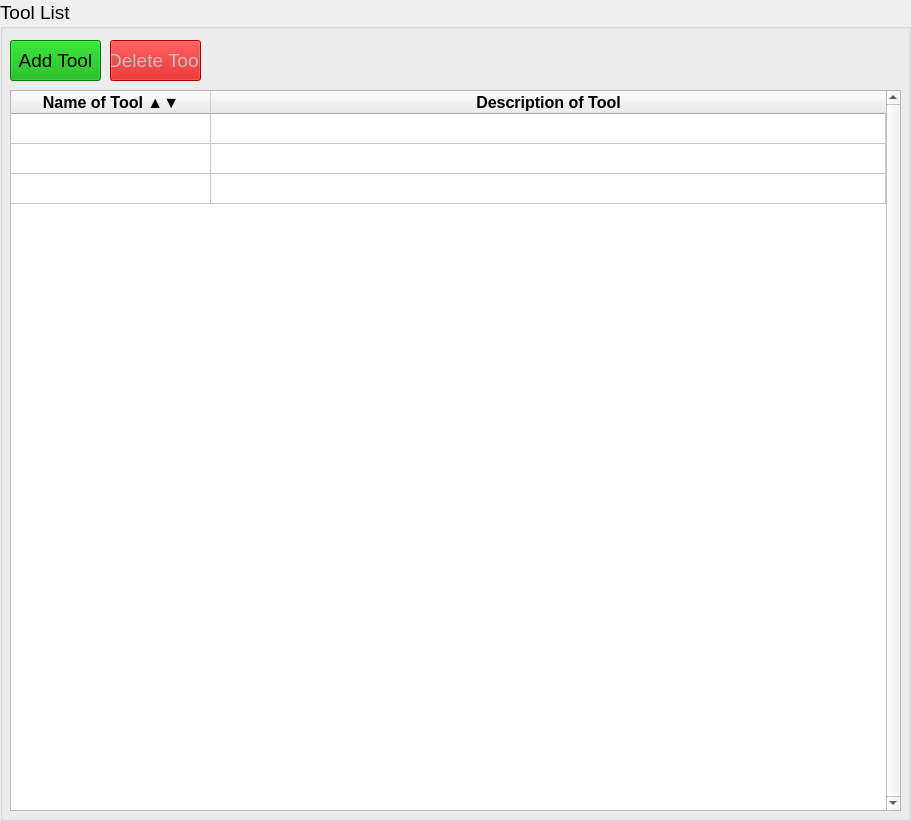
       <widget class="QGroupBox" name="groupBox_9">
        <property name="geometry">
         <rect>
          <x>10</x>
          <y>0</y>
          <width>911</width>
          <height>821</height>
         </rect>
        </property>
        <property name="font">
         <font>
          <family>Arial</family>
          <pointsize>14</pointsize>
         </font>
        </property>
        <property name="title">
         <string>Tool List</string>
        </property>
        <widget class="QTableWidget" name="toolsTable">
         <property name="geometry">
          <rect>
           <x>10</x>
           <y>90</y>
           <width>891</width>
           <height>721</height>
          </rect>
         </property>
         <property name="sizePolicy">
          <sizepolicy hsizetype="Expanding" vsizetype="Expanding">
           <horstretch>0</horstretch>
           <verstretch>0</verstretch>
          </sizepolicy>
         </property>
         <property name="font">
          <font>
           <family>Arial</family>
           <pointsize>12</pointsize>
          </font>
         </property>
         <property name="verticalScrollBarPolicy">
          <enum>Qt::ScrollBarAlwaysOn</enum>
         </property>
         <property name="horizontalScrollBarPolicy">
          <enum>Qt::ScrollBarAlwaysOff</enum>
         </property>
         <property name="sizeAdjustPolicy">
          <enum>QAbstractScrollArea::AdjustToContents</enum>
         </property>
         <property name="autoScroll">
          <bool>true</bool>
         </property>
         <property name="sortingEnabled">
          <bool>true</bool>
         </property>
         <attribute name="horizontalHeaderCascadingSectionResizes">
          <bool>true</bool>
         </attribute>
         <attribute name="horizontalHeaderDefaultSectionSize">
          <number>200</number>
         </attribute>
         <attribute name="horizontalHeaderStretchLastSection">
          <bool>true</bool>
         </attribute>
         <attribute name="verticalHeaderVisible">
          <bool>false</bool>
         </attribute>
         <row>
          <property name="text">
           <string/>
          </property>
         </row>
         <row>
          <property name="text">
           <string/>
          </property>
         </row>
         <row>
          <property name="text">
           <string/>
          </property>
         </row>
         <column>
          <property name="text">
           <string>Name of Tool ▲▼</string>
          </property>
          <property name="font">
           <font>
            <pointsize>12</pointsize>
            <weight>75</weight>
            <bold>true</bold>
           </font>
          </property>
          <property name="textAlignment">
           <set>AlignCenter</set>
          </property>
         </column>
         <column>
          <property name="text">
           <string>Description of Tool</string>
          </property>
          <property name="font">
           <font>
            <pointsize>12</pointsize>
            <weight>75</weight>
            <bold>true</bold>
           </font>
          </property>
          <property name="textAlignment">
           <set>AlignCenter</set>
          </property>
         </column>
         <item row="0" column="0">
          <property name="text">
           <string/>
          </property>
          <property name="textAlignment">
           <set>AlignCenter</set>
          </property>
         </item>
         <item row="0" column="1">
          <property name="text">
           <string/>
          </property>
         </item>
         <item row="1" column="0">
          <property name="text">
           <string/>
          </property>
          <property name="textAlignment">
           <set>AlignCenter</set>
          </property>
         </item>
         <item row="1" column="1">
          <property name="text">
           <string/>
          </property>
         </item>
         <item row="2" column="0">
          <property name="text">
           <string/>
          </property>
          <property name="textAlignment">
           <set>AlignCenter</set>
          </property>
         </item>
         <item row="2" column="1">
          <property name="text">
           <string/>
          </property>
         </item>
        </widget>
        <widget class="QPushButton" name="addTool_pushButton">
         <property name="geometry">
          <rect>
           <x>10</x>
           <y>40</y>
           <width>91</width>
           <height>41</height>
          </rect>
         </property>
         <property name="cursor">
          <cursorShape>PointingHandCursor</cursorShape>
         </property>
         <property name="toolTip">
          <string>Add a new tool to SEA</string>
         </property>
         <property name="styleSheet">
          <string notr="true">background-color: rgb(0, 170, 0);</string>
         </property>
         <property name="text">
          <string>Add Tool</string>
         </property>
        </widget>
        <widget class="QPushButton" name="deleteTool_pushButton">
         <property name="enabled">
          <bool>false</bool>
         </property>
         <property name="geometry">
          <rect>
           <x>110</x>
           <y>40</y>
           <width>91</width>
           <height>41</height>
          </rect>
         </property>
         <property name="cursor">
          <cursorShape>PointingHandCursor</cursorShape>
         </property>
         <property name="toolTip">
          <string>Delete selected tool from SEA</string>
         </property>
         <property name="styleSheet">
          <string notr="true">background-color: rgb(206, 0, 0);</string>
         </property>
         <property name="text">
          <string>Delete Tool</string>
         </property>
        </widget>
       </widget>
